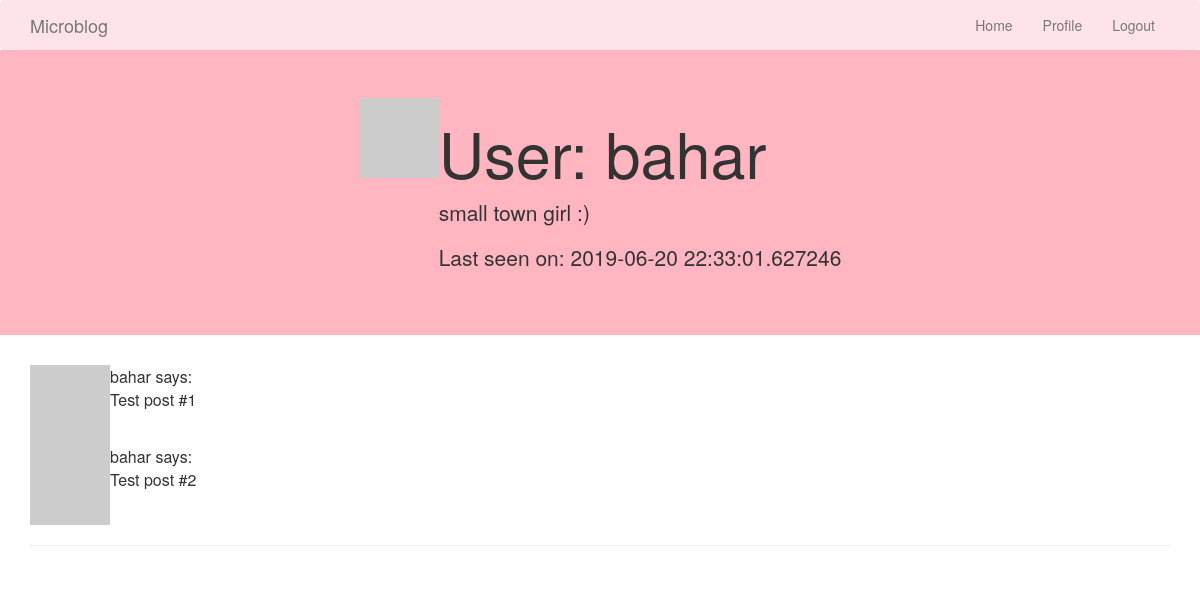
The page /user/bahar (signed in) on the database its author committed.
### app/models.py (models this page shows, shortened)
class User(UserMixin, db.Model):
    id = db.Column(db.Integer, primary_key=True)
    username = db.Column(db.String(64), index=True, unique=True)
    email = db.Column(db.String(120), index=True, unique=True)
    password_hash = db.Column(db.String(128))
    posts = db.relationship('Post', backref='author', lazy='dynamic')
    about_me = db.Column(db.String(140))
    last_seen = db.Column(db.DateTime, default=datetime.utcnow)
    def avatar(self, size):
        digest = md5(self.email.lower().encode('utf-8')).hexdigest()
        return 'https://www.gravatar.com/avatar/{}?d=identicon&s={}'.format(
            digest, size)

### app/routes.py (the view)
@app.route('/user/<username>')
@login_required
def user(username):
    user = User.query.filter_by(username=username).first_or_404()
    posts = [
        {'author': user, 'body': 'Test post #1'},
        {'author': user, 'body': 'Test post #2'}
    ]
    return render_template('user.html', user=user, posts=posts)

### app/models.py (called while the page is built)
@login.user_loader
def load_user(id):
    return User.query.get(int(id))

### app/routes.py (called while the page is built)
@app.before_request
def before_request():
    if current_user.is_authenticated:
        current_user.last_seen = datetime.utcnow()
        db.session.commit()

### app/templates/user.html (shortened to what this page needs)
{% extends "base.html" %}
{% block content %}
    <div class="jumbotron text-center" style="background-color:#FFB6C1">
    <table align="center">
        <tr valign="top">
            <td><img src="{{ user.avatar(128) }}"></td>
            <td><h1>User: {{ user.username }}</h1>
                {% if user.about_me %}<p>{{ user.about_me }}</p>{% endif %}
                {% if user.last_seen %}<p>Last seen on: {{ user.last_seen }}</p>{% endif %}
            </td>
        </tr>
    </table>
    </div>
    <div class="container" >
    {% for post in posts %}
        {% include '_post.html' %}
    {% endfor %}
    </div>
{% endblock %}

### app/templates/base.html (shortened to what this page needs)
<html lang="en">
    <head>
  <link rel="stylesheet" href="https://maxcdn.bootstrapcdn.com/bootstrap/3.4.0/css/bootstrap.min.css">
    </head>
    <body data-target=".navbar">
       <nav class="navbar navbar-default">
        <div class="container">
    <div class="navbar-header">
      <a class="navbar-brand" href="{{ url_for('index') }}">Microblog</a>
    </div>
    <div class="collapse navbar-collapse" id="myNavbar">
      <ul class="nav navbar-nav navbar-right">
        <li><a href="{{ url_for('index') }}">Home</a></li>
        {% if current_user.is_anonymous %}
        <li><a href="{{ url_for('login') }}">Login</a></li>
        {% else %}
        <li><a href="{{ url_for('user', username=current_user.username) }}">Profile</a></li>
        <li><a href="{{ url_for('logout') }}">Logout</a></li>
        {% endif %}
        </ul></div></div></nav>
        {% block content %}{% endblock %}
        <div class="container"><hr>
        </div>
    </body>
</html>

### app/templates/_post.html
    <table>
        <tr valign="top">
            <td><img src="{{ post.author.avatar(36) }}"></td>
            <td>{{ post.author.username }} says:<br>{{ post.body }}</td>
        </tr>
    </table>

### app/templates/base.html (style rules this page uses)
.navbar { margin-bottom: 0; background-color: #FFE3EB; z-index: 9999; border: 0; font-size: 12px line-height: 1.42857143 border-radius: 0; }

### rows shown on the page
User: username "bahar", about_me "small town girl :)", last_seen "2019-06-20 22:33:01.627246", author.username "bahar" "bahar"

### other values the page prints
{{ post.body }} "Test post #1" "Test post #2"
